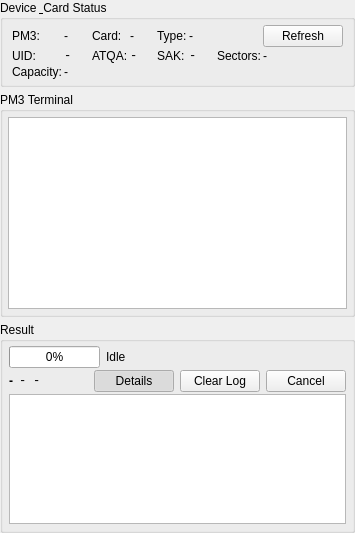
              <widget class="QWidget" name="MF_leftPane">
                <property name="sizePolicy">
                  <sizepolicy hsizetype="Preferred" vsizetype="Expanding">
                    <horstretch>0</horstretch>
                    <verstretch>0</verstretch>
                  </sizepolicy>
                </property>
                <property name="minimumSize">
                  <size>
                    <width>330</width>
                    <height>0</height>
                  </size>
                </property>
                <layout class="QVBoxLayout" name="MF_leftPaneLayout">
                  <property name="spacing">
                    <number>5</number>
                  </property>
                  <property name="leftMargin">
                    <number>0</number>
                  </property>
                  <property name="topMargin">
                    <number>0</number>
                  </property>
                  <property name="rightMargin">
                    <number>0</number>
                  </property>
                  <property name="bottomMargin">
                    <number>0</number>
                  </property>
                  <item>
                    <widget class="QGroupBox" name="MF_statusGroupBox">
                      <property name="sizePolicy">
                        <sizepolicy hsizetype="Preferred" vsizetype="Maximum">
                          <horstretch>0</horstretch>
                          <verstretch>0</verstretch>
                        </sizepolicy>
                      </property>
                      <property name="title">
                        <string>Device &amp; Card Status</string>
                      </property>
                      <layout class="QGridLayout" name="MF_statusGrid">
                        <property name="topMargin">
                          <number>5</number>
                        </property>
                        <property name="bottomMargin">
                          <number>5</number>
                        </property>
                        <property name="spacing">
                          <number>2</number>
                        </property>
                        <item row="0" column="0">
                          <widget class="QLabel" name="MF_status_connTitle">
                            <property name="text">
                              <string>PM3:</string>
                            </property>
                          </widget>
                        </item>
                        <item row="0" column="1">
                          <widget class="QLabel" name="MF_status_connLabel">
                            <property name="text">
                              <string>-</string>
                            </property>
                          </widget>
                        </item>
                        <item row="0" column="2">
                          <widget class="QLabel" name="MF_status_cardTitle">
                            <property name="text">
                              <string>Card:</string>
                            </property>
                          </widget>
                        </item>
                        <item row="0" column="3">
                          <widget class="QLabel" name="MF_status_cardLabel">
                            <property name="text">
                              <string>-</string>
                            </property>
                          </widget>
                        </item>
                        <item row="0" column="4">
                          <widget class="QLabel" name="MF_status_typeTitle">
                            <property name="text">
                              <string>Type:</string>
                            </property>
                          </widget>
                        </item>
                        <item row="0" column="5" colspan="2">
                          <widget class="QLabel" name="MF_status_typeLabel">
                            <property name="text">
                              <string>-</string>
                            </property>
                          </widget>
                        </item>
                        <item row="0" column="7">
                          <widget class="QPushButton" name="MF_status_refreshButton">
                            <property name="text">
                              <string>Refresh</string>
                            </property>
                          </widget>
                        </item>
                        <item row="1" column="0">
                          <widget class="QLabel" name="MF_status_uidTitle">
                            <property name="text">
                              <string>UID:</string>
                            </property>
                          </widget>
                        </item>
                        <item row="1" column="1">
                          <widget class="QLabel" name="MF_status_uidLabel">
                            <property name="font">
                              <font>
                                <family>Consolas</family>
                              </font>
                            </property>
                            <property name="text">
                              <string>-</string>
                            </property>
                          </widget>
                        </item>
                        <item row="1" column="2">
                          <widget class="QLabel" name="MF_status_atqaTitle">
                            <property name="text">
                              <string>ATQA:</string>
                            </property>
                          </widget>
                        </item>
                        <item row="1" column="3">
                          <widget class="QLabel" name="MF_status_atqaLabel">
                            <property name="font">
                              <font>
                                <family>Consolas</family>
                              </font>
                            </property>
                            <property name="text">
                              <string>-</string>
                            </property>
                          </widget>
                        </item>
                        <item row="1" column="4">
                          <widget class="QLabel" name="MF_status_sakTitle">
                            <property name="text">
                              <string>SAK:</string>
                            </property>
                          </widget>
                        </item>
                        <item row="1" column="5">
                          <widget class="QLabel" name="MF_status_sakLabel">
                            <property name="font">
                              <font>
                                <family>Consolas</family>
                              </font>
                            </property>
                            <property name="text">
                              <string>-</string>
                            </property>
                          </widget>
                        </item>
                        <item row="1" column="6">
                          <widget class="QLabel" name="MF_status_sectorTitle">
                            <property name="text">
                              <string>Sectors:</string>
                            </property>
                          </widget>
                        </item>
                        <item row="1" column="7">
                          <widget class="QLabel" name="MF_status_sectorLabel">
                            <property name="text">
                              <string>-</string>
                            </property>
                          </widget>
                        </item>
                        <item row="2" column="0">
                          <widget class="QLabel" name="MF_status_capacityTitle">
                            <property name="text">
                              <string>Capacity:</string>
                            </property>
                          </widget>
                        </item>
                        <item row="2" column="1" colspan="2">
                          <widget class="QLabel" name="MF_status_capacityLabel">
                            <property name="text">
                              <string>-</string>
                            </property>
                          </widget>
                        </item>
                      </layout>
                    </widget>
                  </item>
                  <item>
                    <widget class="QGroupBox" name="MF_terminalGroupBox">
                      <property name="title">
                        <string>PM3 Terminal</string>
                      </property>
                      <property name="sizePolicy">
                        <sizepolicy hsizetype="Preferred" vsizetype="Expanding">
                          <horstretch>0</horstretch>
                          <verstretch>0</verstretch>
                        </sizepolicy>
                      </property>
                      <property name="minimumSize">
                        <size>
                          <width>0</width>
                          <height>160</height>
                        </size>
                      </property>
                      <layout class="QVBoxLayout" name="MF_terminalLayout">
                        <property name="spacing">
                          <number>2</number>
                        </property>
                        <property name="leftMargin">
                          <number>5</number>
                        </property>
                        <property name="topMargin">
                          <number>5</number>
                        </property>
                        <property name="rightMargin">
                          <number>5</number>
                        </property>
                        <property name="bottomMargin">
                          <number>5</number>
                        </property>
                        <item>
                          <widget class="QPlainTextEdit" name="MF_terminalView">
                            <property name="sizePolicy">
                              <sizepolicy hsizetype="Expanding" vsizetype="Expanding">
                                <horstretch>0</horstretch>
                                <verstretch>0</verstretch>
                              </sizepolicy>
                            </property>
                            <property name="font">
                              <font>
                                <family>Consolas</family>
                                <pointsize>9</pointsize>
                              </font>
                            </property>
                            <property name="readOnly">
                              <bool>true</bool>
                            </property>
                            <property name="maximumBlockCount">
                              <number>5000</number>
                            </property>
                            <property name="lineWrapMode">
                              <enum>QPlainTextEdit::NoWrap</enum>
                            </property>
                          </widget>
                        </item>
                      </layout>
                    </widget>
                  </item>
                  <item>
                    <widget class="QGroupBox" name="MF_resultGroupBox">
                      <property name="sizePolicy">
                        <sizepolicy hsizetype="Preferred" vsizetype="Maximum">
                          <horstretch>0</horstretch>
                          <verstretch>0</verstretch>
                        </sizepolicy>
                      </property>
                      <property name="title">
                        <string>Result</string>
                      </property>
                      <layout class="QVBoxLayout" name="MF_resultLayout">
                        <property name="spacing">
                          <number>2</number>
                        </property>
                        <property name="leftMargin">
                          <number>6</number>
                        </property>
                        <property name="topMargin">
                          <number>4</number>
                        </property>
                        <property name="rightMargin">
                          <number>6</number>
                        </property>
                        <property name="bottomMargin">
                          <number>6</number>
                        </property>
                        <item>
                          <layout class="QHBoxLayout" name="MF_resultProgressLayout">
                            <property name="spacing">
                              <number>6</number>
                            </property>
                            <property name="leftMargin">
                              <number>0</number>
                            </property>
                            <property name="topMargin">
                              <number>0</number>
                            </property>
                            <property name="rightMargin">
                              <number>0</number>
                            </property>
                            <property name="bottomMargin">
                              <number>0</number>
                            </property>
                            <item>
                              <widget class="QProgressBar" name="MF_result_progressBar">
                                <property name="sizePolicy">
                                  <sizepolicy hsizetype="Expanding" vsizetype="Fixed">
                                    <horstretch>0</horstretch>
                                    <verstretch>0</verstretch>
                                  </sizepolicy>
                                </property>
                                <property name="maximum">
                                  <number>100</number>
                                </property>
                                <property name="value">
                                  <number>0</number>
                                </property>
                              </widget>
                            </item>
                            <item>
                              <widget class="QLabel" name="MF_result_stepLabel">
                                <property name="sizePolicy">
                                  <sizepolicy hsizetype="Preferred" vsizetype="Fixed">
                                    <horstretch>0</horstretch>
                                    <verstretch>0</verstretch>
                                  </sizepolicy>
                                </property>
                                <property name="minimumSize">
                                  <size>
                                    <width>240</width>
                                    <height>0</height>
                                  </size>
                                </property>
                                <property name="text">
                                  <string>Idle</string>
                                </property>
                              </widget>
                            </item>
                          </layout>
                        </item>
                        <item>
                          <layout class="QHBoxLayout" name="MF_resultSummaryLayout">
                            <property name="spacing">
                              <number>6</number>
                            </property>
                            <property name="leftMargin">
                              <number>0</number>
                            </property>
                            <property name="topMargin">
                              <number>0</number>
                            </property>
                            <property name="rightMargin">
                              <number>0</number>
                            </property>
                            <property name="bottomMargin">
                              <number>0</number>
                            </property>
                            <item>
                              <widget class="QLabel" name="MF_result_statusLabel">
                                <property name="font">
                                  <font>
                                    <weight>75</weight>
                                    <bold>true</bold>
                                  </font>
                                </property>
                                <property name="text">
                                  <string>-</string>
                                </property>
                              </widget>
                            </item>
                            <item>
                              <widget class="QLabel" name="MF_result_keyLabel">
                                <property name="font">
                                  <font>
                                    <family>Consolas</family>
                                  </font>
                                </property>
                                <property name="text">
                                  <string>-</string>
                                </property>
                              </widget>
                            </item>
                            <item>
                              <widget class="QLabel" name="MF_result_metaLabel">
                                <property name="font">
                                  <font>
                                    <family>Consolas</family>
                                  </font>
                                </property>
                                <property name="text">
                                  <string>-</string>
                                </property>
                              </widget>
                            </item>
                            <item>
                              <spacer name="MF_resultSpacer">
                                <property name="orientation">
                                  <enum>Qt::Horizontal</enum>
                                </property>
                                <property name="sizeHint" stdset="0">
                                  <size>
                                    <width>20</width>
                                    <height>20</height>
                                  </size>
                                </property>
                              </spacer>
                            </item>
                            <item>
                              <widget class="QPushButton" name="MF_result_logToggleButton">
                                <property name="checkable">
                                  <bool>true</bool>
                                </property>
                                <property name="checked">
                                  <bool>true</bool>
                                </property>
                                <property name="text">
                                  <string>Details</string>
                                </property>
                              </widget>
                            </item>
                            <item>
                              <widget class="QPushButton" name="MF_result_clearButton">
                                <property name="text">
                                  <string>Clear Log</string>
                                </property>
                              </widget>
                            </item>
                            <item>
                              <widget class="QPushButton" name="MF_Quick_cancelButton">
                                <property name="text">
                                  <string>Cancel</string>
                                </property>
                              </widget>
                            </item>
                          </layout>
                        </item>
                        <item>
                          <widget class="QPlainTextEdit" name="MF_result_logView">
                            <property name="maximumSize">
                              <size>
                                <width>16777215</width>
                                <height>130</height>
                              </size>
                            </property>
                            <property name="font">
                              <font>
                                <family>Consolas</family>
                                <pointsize>9</pointsize>
                              </font>
                            </property>
                            <property name="readOnly">
                              <bool>true</bool>
                            </property>
                            <property name="lineWrapMode">
                              <enum>QPlainTextEdit::NoWrap</enum>
                            </property>
                          </widget>
                        </item>
                      </layout>
                    </widget>
                  </item>
                </layout>
              </widget>
